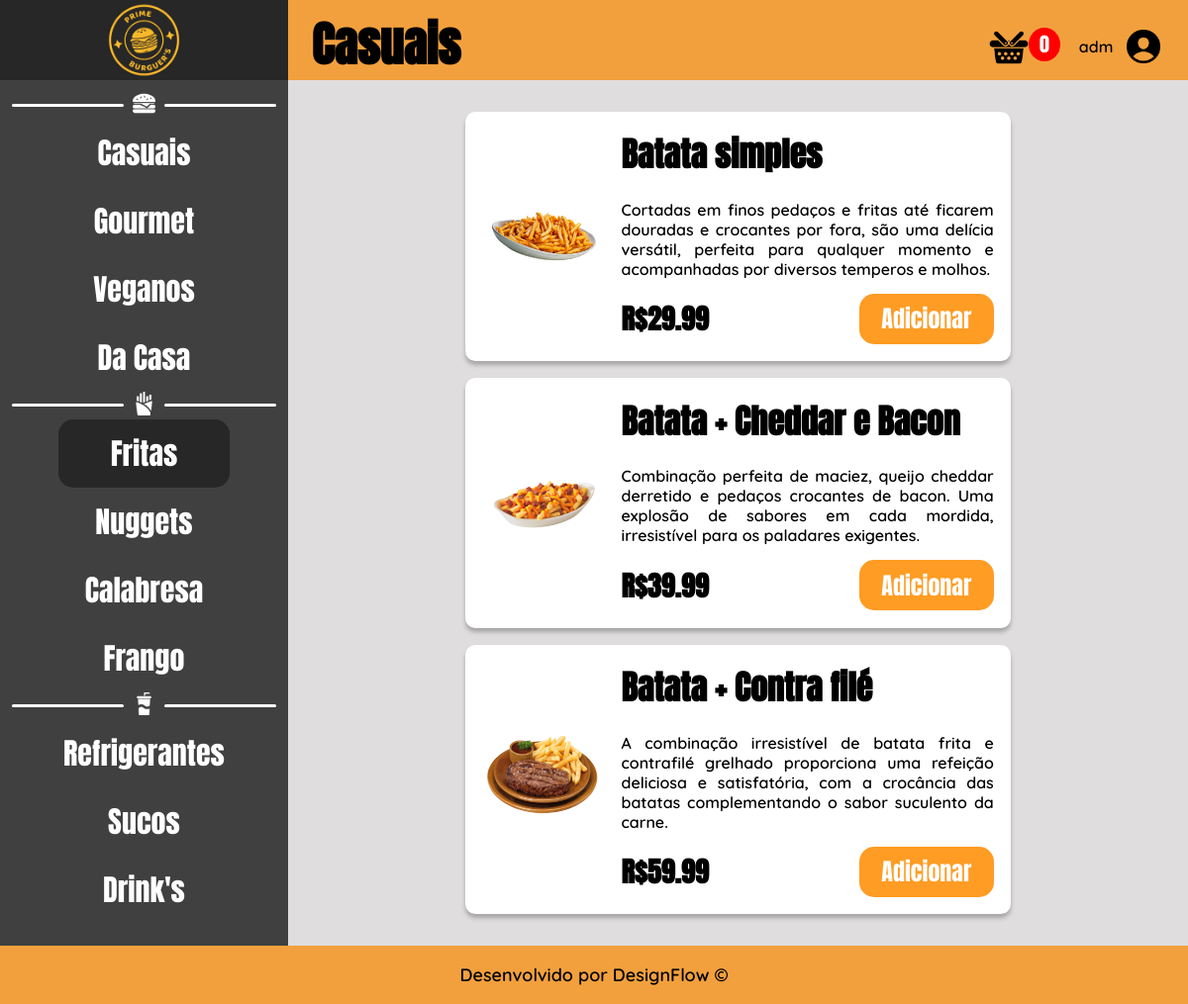
/php/batata-frita.php (signed in), run on the app's committed database.
### tables this page shows
CREATE TABLE IF NOT EXISTS `produtos_cadastrados` (
	`id_produto` int(50) NOT NULL,
	`nome_produto` varchar(50) NOT NULL,
	`descricao_produto` varchar(500) NOT NULL,
	`img_produto` varchar(100) NOT NULL,
	`categoria_produto` enum(
		'Casuais',
		'Gourmet',
		'Veganos',
		'Da Casa',
		'Fritas',
		'Nuggets',
		'Calabresa',
		'Frango',
		'Refrigerantes',
		'Sucos',
		'Drinks'
	) NOT NULL,
	`valor_produto` decimal(10, 2) NOT NULL
);

### php/batata-frita.php (the view, shortened to what this page needs)
<?php
$username = $_SESSION["nome_usuario"];
?>
<!DOCTYPE html>
<html lang="pt-br">
<head>
    <link rel="stylesheet" href="../css/porcao.css">
</head>
<body>
    <header class="responsive-header">
        <div class="logo-area">
            <img src="../img/logo.png" id="img-logo" alt="Logo" onclick="javascript:location.href='direcionamento.php'">
        </div>
        <div class="search-area">
            <h4 id="txt-title">Casuais</h4>
            <div class="configs">
                <div class="carrinho">
                    <img src="../img/cesta.png" class="icon-cesta" onclick="abrirModalCarrinho()">
                    <span class="quant" id="quantidade-carrinho">0</span>
                </div>
                <div class="user-name-area">
                    <p id="user-name"><?php echo $username; ?></p>
                    <img src="../img/user-c.png" id="user-c-icon" onclick="toggleDrop()">
                </div>
            </div>
        </div>
    </header>
    <main>
        <aside id="myDropdown">
            <div class="category-burg">
                <div class="linha"></div>
                <div class="burguer-icon">
                    <img src="../img/icon-burguer.png" class="icon-category">
                </div>
                <div class="linha2"></div>
            </div>
            <div class="burguer-options">
                <ul onclick="mudarTelaBurguerCasual()" class="ul-options">Casuais</ul>
                <ul onclick="mudarTelaBurguerGourmet()" class="ul-options">Gourmet</ul>
                <ul onclick="mudarTelaBurguerVegano()" class="ul-options">Veganos</ul>
                <ul onclick="mudarTelaBurguerDaCasa()" class="ul-options">Da Casa</ul>
            </div>
            <div class="category-portions">
                <div class="linha"></div>
                <div class="portion-icon">
                    <img src="../img/icon-batata.png" class="icon-category">
                </div>
                <div class="linha2"></div>
            </div>
            <div class="portions-options">
                <ul id="portion">Fritas</ul>
                <ul onclick="mudarTelaNugget()" class="ul-options">Nuggets</ul>
                <ul onclick="mudarTelaCalabresa()" class="ul-options">Calabresa</ul>
                <ul onclick="mudarTelaFrango()" class="ul-options">Frango</ul>
            </div>
            <div class="category-drinks">
                <div class="linha"></div>
                <div class="drink-icon">
                    <img src="../img/icon-refri.png" class="icon-category">
                </div>
                <div class="linha2"></div>
            </div>
            <div class="drinks-options">
                <ul onclick="mudarTelaRefrigerante()" class="ul-options">Refrigerantes</ul>
                <ul onclick="mudarTelaSuco()" class="ul-options">Sucos</ul>
                <ul onclick="mudarTelaDrink()" class="ul-options">Drink's</ul>
            </div>
        </aside>
        <div class="all-products">
            <?php
            include '../php-action/conexao.php';
            $consulta = "SELECT * FROM produtos_cadastrados WHERE categoria_produto = 'Fritas' ORDER BY id_produto ASC";
            $resultado = $conn->query($consulta);
            if ($resultado->num_rows > 0) :
                while ($row = $resultado->fetch_assoc()) :
                    echo '
                        <div class="card-product">
                            <div class="img-product">
                                <img src="' . $row["img_produto"] . '" class="img-burg">
                            </div>
                            <div class="product">
                                <h2 class="title-product">' . $row["nome_produto"] . '</h2>
                                <p>' . $row["descricao_produto"] . '</p>
                                <div class="buy">
                                    <h3>R$' . $row["valor_produto"] . '</h3>
                                    <input type="button" value="Adicionar" class="btn-add" data-nome="' . $row["nome_produto"] . '" data-preco="' . $row["valor_produto"] . '" data-imagem="' . $row["img_produto"] . '">
                                </div>
                            </div>
                        </div>';
                endwhile;
            else :
                echo "Nenhum produto encontrado para esta categoria.";
            endif;
            ?>
        </div>
    </main>
    <footer>
        <p id="txt-footer">Desenvolvido por DesignFlow &copy;</p>
    </footer>
</body>
</html>

### css/porcao.css (style rules this page uses)
* { margin: 0; padding: 0; }
html { background-color: #F2A03D; }
header { display: flex; }
main { display: flex; max-width: 100%; }
aside { background-color: #404040; width: 25.6%; padding-top: 1%; padding-bottom: 1%; transition: max-height 0.6s linear(0 0%, 0.51 49.26%, 1 100%); }
p { font-family: 'Quicksand', sans-serif; font-weight: 600; text-align: justify; }
h2 { font-size: 34px; margin-bottom: 1.5%; font-family: 'Anton', sans-serif; }
h3 { font-size: 28px; font-family: 'Anton', sans-serif; }
h4 { font-size: 22px; font-family: 'Anton', sans-serif; }
.logo-area { background-color: #272727; text-align: center; width: 33.75%; display: flex; align-items: center; justify-content: center; }
.search-area { background-color: #F2A03D; width: 100%; display: flex; max-width: 100%; padding: 0 2%; }
.user-name-area { display: flex; align-items: center; gap: 10px; }
.category-burg, .category-portions, .category-drinks { display: flex; align-items: center; }
.linha { background-color: white; width: 100%; height: 3px; margin-left: 4%; border-radius: 20px; }
.linha2 { background-color: white; width: 100%; height: 3px; margin-right: 4%; border-radius: 20px; }
.burguer-icon, .portion-icon, .drink-icon { text-align: center; width: 36%; }
.icon-category { width: 58%; }
.burguer-options, .portions-options, .drinks-options { text-align: center; display: flex; color: white; flex-direction: column; align-items: center; font-size: 30px; line-height: 230%; font-family: 'Anton', sans-serif; }
.configs { display: flex; align-items: flex-end; width: 56%; justify-content: flex-end; gap: 30px; margin-bottom: 1.5%; }
.card-product { background-color: white; border-radius: 10px; width: 60%; display: flex; max-width: 100%; gap: 15px; padding: 2%; box-shadow: 0px 4px 4px 0px rgba(0, 0, 0, 0.25); margin: 1%; }
.img-product { width: 25%; display: flex; align-items: center; }
.product { width: 75%; text-align: justify; display: flex; flex-direction: column; gap: 15px; }
.product h2 { font-size: 34px; }
.img-product img { width: 100%; }
.all-products { background-color: #dfdddd; padding: 2%; width: 75.8%; display: flex; justify-content: center; flex-direction: column; align-items: center; gap: 0.5%; }
.buy { display: flex; align-items: center; justify-content: space-between; }
.buy h3 { font-size: 28px; }
.btn-add { font-family: 'Anton', sans-serif; border: none; color: white; background-color: #FF9C24; padding: 2% 6%; border-radius: 15px; font-size: 24px; cursor: pointer; }
#img-logo { width: 28%; cursor: pointer; }
#txt-title { font-family: 'Anton', sans-serif; font-size: 48px; width: 70%; display: flex; align-items: flex-end; }
#portion { background-color: #272727; padding: 0% 18%; border-radius: 15px; }
#txt-footer { text-align: center; padding: 1.5%; color: rgb(0, 0, 0); font-size: 18px; }
#user-c-icon { width: 2.6em; cursor: pointer; }
.quant { border-radius: 50%; background-color: #ff0000; padding: 3% 22%; color: white; text-align: center; font-family: 'Anton', sans-serif; font-weight: 100; font-size: 20px; }
.carrinho { display: flex; justify-content: center; align-items: flex-start; max-width: 100%; }
.icon-cesta { width: 2.5em; cursor: pointer; }

### data on the page
produtos_cadastrados: img_produto (picture), nome_produto "Batata simples", descricao_produto "Cortadas em finos pedaços e fritas até ficarem douradas e crocantes por fora, são uma delícia versátil, perfeita para qualquer momento e acompanhadas por diversos temperos e molhos.", valor_produto "29.99"
produtos_cadastrados: img_produto (picture), nome_produto "Batata + Cheddar e Bacon", descricao_produto "Combinação perfeita de maciez, queijo cheddar derretido e pedaços crocantes de bacon. Uma explosão de sabores em cada mordida, irresistível para os paladares exigentes.", valor_produto "39.99"
produtos_cadastrados: img_produto (picture), nome_produto "Batata + Contra filé", descricao_produto "A combinação irresistível de batata frita e contrafilé grelhado proporciona uma refeição deliciosa e satisfatória, com a crocância das batatas complementando o sabor suculento da carne.", valor_produto "59.99"

### other printed values
$username "adm"
